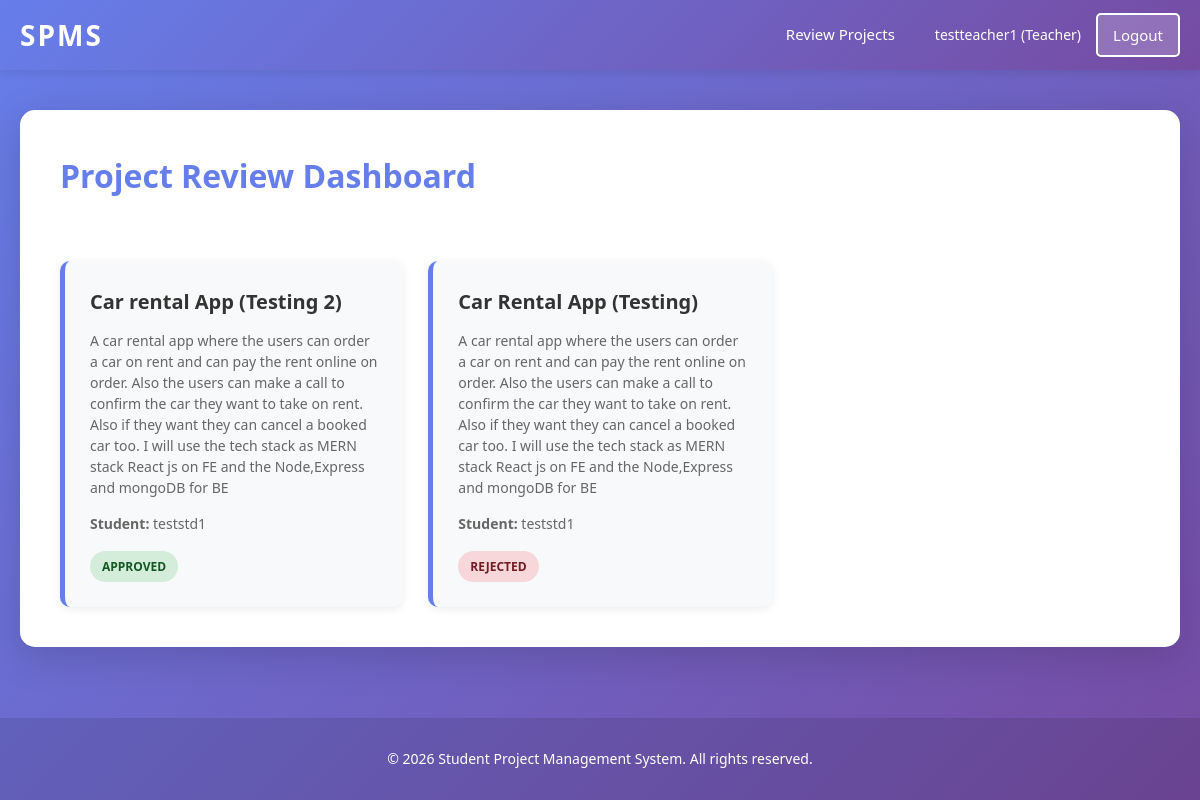
Screenshot of / (signed in) with the database file from the repository.
### projects/models.py (models this page shows, shortened)
class Project(models.Model):
    STATUS = (
        ('pending', 'Pending'),
        ('approved', 'Approved'),
        ('rejected', 'Rejected'),
    )
    title = models.CharField(max_length=200)
    description = models.TextField()
    status = models.CharField(max_length=20, choices=STATUS, default='pending')
    student = models.ForeignKey(User, on_delete=models.CASCADE)

### projects/views.py (the view)
# urls.py: path('', dashboard, name='dashboard'),
def dashboard(request):
    if request.user.is_authenticated:
        user_role = get_user_role(request.user)
        if user_role == 'teacher':
            projects = Project.objects.all().order_by('-id')
            return render(request, 'teacher_dashboard.html', {'projects': projects, 'user_role': user_role})
        else:
            projects = Project.objects.filter(student=request.user).order_by('-id')
            return render(request, 'dashboard.html', {'projects': projects, 'user_role': user_role})
    else:
        return redirect('login')

### projects/views.py (called while the page is built)
def get_user_role(user):
    try:
        profile = Profile.objects.get(user=user)
        return profile.role
    except Profile.DoesNotExist:
        return 'student'

### templates/teacher_dashboard.html (shortened to what this page needs)
{% extends 'base.html' %}  {% block content %}
<h2>Project Review Dashboard</h2>
{% if projects %}
<div class="projects-grid">
  {% for p in projects %}
  <div class="project-card">
    <h3 class="project-title">{{ p.title }}</h3>
    <p class="project-description">{{ p.description }}</p>
    <p class="project-student">
      <strong>Student:</strong> {{ p.student.username }}
    </p>
    <div
      style="
        display: flex;
        justify-content: space-between;
        align-items: center;
        margin-top: 15px;
      "
    >
      <span class="project-status status-{{ p.status }}"
        >{{ p.get_status_display }}</span
      >
    </div>
  </div>
  {% endfor %}
</div>
{% else %}
<div class="empty-state">
  <h3>No Projects Yet</h3>
  <p>No student projects have been submitted for review.</p>
</div>
{% endif %}
{% endblock %}

### templates/base.html (shortened to what this page needs)
<!DOCTYPE html>
<html lang="en">
<head>
    <link rel="stylesheet" href="/static/css/style.css" />
</head>
<body>
    <nav class="navbar">
        <div class="navbar-container">
            <div class="navbar-brand">
                <a href="/" class="brand-text">SPMS</a>
            </div>
            <ul class="nav-menu" id="nav-menu">
                {% if user.is_authenticated %}
                    {% if user_role == 'teacher' %}
                        <li><a href="/" class="nav-link">Review Projects</a></li>
                        <li class="nav-item-user">
                            <span class="user-info">{{ user.username }} (Teacher)</span>
                            <a href="/accounts/logout/" class="nav-link logout-btn">Logout</a>
                        </li>
                    {% endif %}
                {% else %}
                    <li><a href="/accounts/login/" class="nav-link">Login</a></li>
                    <li><a href="/accounts/register/" class="nav-link register-btn">Register</a></li>
                {% endif %}
            </ul>
        </div>
    </nav>
    <div class="sidebar-overlay" id="sidebar-overlay"></div>
    <main class="main-content">
        <div class="container">
            {% block content %}{% endblock %}
        </div>
    </main>
    <footer class="footer">
        <div class="footer-content">
            <p>&copy; 2026 Student Project Management System. All rights reserved.</p>
        </div>
    </footer>
</body>
</html>

### static/css/style.css (style rules this page uses)
* { margin: 0; padding: 0; box-sizing: border-box; }
body { font-family: 'Segoe UI', Tahoma, Geneva, Verdana, sans-serif; background: linear-gradient(135deg, #667eea 0%, #764ba2 100%); color: #333; line-height: 1.6; min-height: 100vh; display: flex; flex-direction: column; }
.navbar { background: linear-gradient(135deg, #667eea 0%, #764ba2 100%); box-shadow: 0 2px 10px rgba(0, 0, 0, 0.1); position: sticky; top: 0; z-index: 1000; }
.navbar-container { max-width: 1200px; margin: 0 auto; padding: 0 20px; display: flex; justify-content: space-between; align-items: center; height: 70px; }
.navbar-brand { flex-shrink: 0; }
.brand-text { font-size: 28px; font-weight: bold; color: white; text-decoration: none; letter-spacing: 2px; transition: transform 0.3s ease; }
.nav-menu { display: flex; list-style: none; gap: 0; align-items: center; }
.nav-link { color: white; text-decoration: none; padding: 25px 20px; transition: all 0.3s ease; font-size: 15px; font-weight: 500; border-bottom: 3px solid transparent; }
.nav-item-user { display: flex; align-items: center; gap: 15px; margin-left: 20px; }
.user-info { color: white; font-weight: 500; font-size: 14px; }
.logout-btn { background-color: rgba(255, 255, 255, 0.2); border-radius: 5px; padding: 8px 15px !important; border: 2px solid white; }
.sidebar-overlay { position: fixed; top: 0; left: 0; width: 100%; height: 100%; background-color: rgba(0, 0, 0, 0); z-index: 998; transition: background-color 0.3s ease; pointer-events: none; }
.main-content { flex: 1; padding: 40px 20px; }
.container { max-width: 1200px; margin: 0 auto; background: white; padding: 40px; border-radius: 15px; box-shadow: 0 10px 40px rgba(0, 0, 0, 0.15); }
h1, h2 { color: #667eea; margin-bottom: 30px; font-size: 32px; font-weight: 700; }
.projects-grid { display: grid; grid-template-columns: repeat(auto-fill, minmax(300px, 1fr)); gap: 25px; margin-top: 30px; }
.project-card { background: #f8f9fa; border-left: 5px solid #667eea; padding: 25px; border-radius: 10px; box-shadow: 0 2px 10px rgba(0, 0, 0, 0.08); transition: all 0.3s ease; }
.project-title { font-size: 20px; font-weight: 700; color: #333; margin-bottom: 12px; }
.project-description { color: #666; font-size: 14px; margin-bottom: 15px; line-height: 1.5; }
.project-status { display: inline-block; padding: 6px 12px; border-radius: 20px; font-size: 12px; font-weight: 600; text-transform: uppercase; }
.status-approved { background-color: #d4edda; color: #155724; }
.status-rejected { background-color: #f8d7da; color: #721c24; }
.project-student { color: #666; font-size: 14px; margin-bottom: 10px; }
.footer { background: rgba(0, 0, 0, 0.1); color: white; text-align: center; padding: 30px 20px; margin-top: auto; }
.footer-content p { margin: 0; font-size: 14px; }

### rows the page displays
Project: title "Car rental App (Testing 2)", description "A car rental app where the users can order a car on rent and can pay the rent online on order. Also the users can make a call to confirm the car they want to take on rent. Also if they want they can cancel a booked car too. I will use the tech stack as MERN stack React js on FE and the Node,Express and mongoDB for BE", student.username "teststd1", status "APPROVED"
Project: title "Car Rental App (Testing)", description "A car rental app where the users can order a car on rent and can pay the rent online on order. Also the users can make a call to confirm the car they want to take on rent. Also if they want they can cancel a booked car too. I will use the tech stack as MERN stack React js on FE and the Node,Express and mongoDB for BE", student.username "teststd1", status "REJECTED"

### other values shown
{{ user.username }} "testteacher1"
